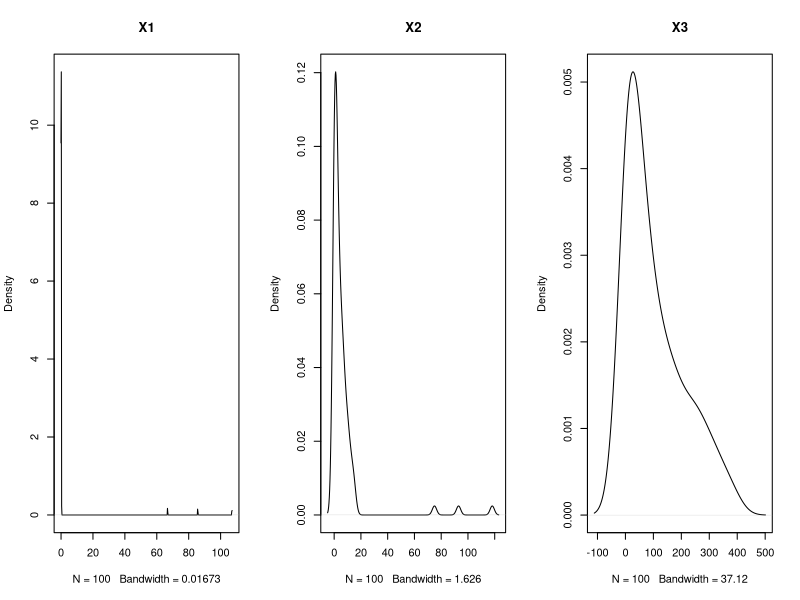

Reproduce this figure in R. (Note: a time limit stopped this script after it produced the figure.)
# CS 571, Duke University, Fall 2013
# Matt Dickenson - mcd31
# Homework 5

setwd('~/github/cs571/homework/hw5')

# Problem 1
# a
set.seed(123)
n = p = 100
k = 3
phi = c(0.2, 2, 10)
z = matrix(rnorm(n*k, 0, 1), nrow=k, ncol=n)
L = matrix(rnorm(p*k, 0, 1), nrow=p, ncol=k)
epsilon1 = matrix(rnorm(p*n, 0, phi[1]), nrow=p, ncol=n)
epsilon2 = matrix(rnorm(p*n, 0, phi[2]), nrow=p, ncol=n)
epsilon3 = matrix(rnorm(p*n, 0, phi[3]), nrow=p, ncol=n)
X1 = L%*%z + epsilon1
X2 = L%*%z + epsilon2
X3 = L%*%z + epsilon3

eigen1 = eigen(cov(X1))$values
eigen2 = eigen(cov(X2))$values
eigen3 = eigen(cov(X3))$values

pdf("1a.pdf")
par(mfrow=c(1,3))
plot(density(eigen1), main="X1")
plot(density(eigen2), main="X2")
plot(density(eigen3), main="X3")
dev.off()

# b
RMSE = function(a, b){
	sq.err = (a - b)^2
	mean.sq.err = mean(sq.err)
	root.mean.sq.err = sqrt(mean.sq.err)
	return(root.mean.sq.err)
}

x1eigvec = eigen(cov(X1))$vectors[, 1:3]
x1eigval = diag(eigen1[1:3])
recon1 = x1eigvec %*% x1eigval %*% t(x1eigvec)
rmse1 = RMSE(cov(X1), recon1)
rmse1 #=> 0.005441325

x2eigvec = eigen(cov(X2))$vectors[, 1:3]
x2eigval = diag(eigen2[1:3])
recon2 = x2eigvec %*% x2eigval %*% t(x2eigvec)
rmse2 = RMSE(cov(X2), recon2)
rmse2 #=> 0.5532188

x3eigvec = eigen(cov(X3))$vectors[, 1:3]
x3eigval = diag(eigen3[1:3])
recon3 = x3eigvec %*% x3eigval %*% t(x3eigvec)
rmse3 = RMSE(cov(X3), recon3)
rmse3 #=> 13.02954


# Problem 2
train = read.table("training_data_gp.txt", as.is=TRUE, header=FALSE)
dim(train)
n = nrow(train)
test = read.table("test_data_gp.txt", as.is=TRUE, header=FALSE)
dim(test)
names(train) = names(test) = c("sequence", "intensity")

letterCount = function(letter, string){
	count = length(which(unlist(strsplit(string,NULL))==letter))
	return(count)
}

train$A = train$C = train$G = train$T = NA 
for(i in 1:n){
	train$A[i] = letterCount("A", train$sequence[i])
	train$C[i] = letterCount("C", train$sequence[i])
	train$G[i] = letterCount("G", train$sequence[i])
	train$T[i] = letterCount("T", train$sequence[i])
}

kernel = function(x1, x2){
	dist = (x1$A - x2$A)^2 + (x1$C - x2$C)^2 + (x1$G - x2$G)^2 + (x1$T - x2$T)^2 
}

gram = matrix(NA, nrow=n, ncol=n)
for(i in 1:n){
	for(j in 1:n){
		gram[i,j] = kernel(train[i, ], train[j, ])
	}
	print(i)
}
save(gram, file="gram.rda")
